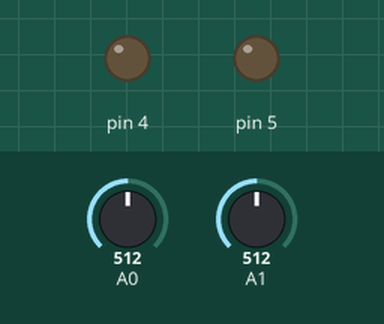
The sketch below on a simulated Arduino Uno, built with avr-gcc and run on an emulated ATmega328P. Parts: output pins drawn as LEDs (lit = HIGH). Inputs (shaded band) come from the test bench; at power-on: A0 = 512, A1 = 512.

Above: at 1.7 s.
1.8 s: A0 set to 532
3.3 s: A0 set to 557
At 3.76 s:
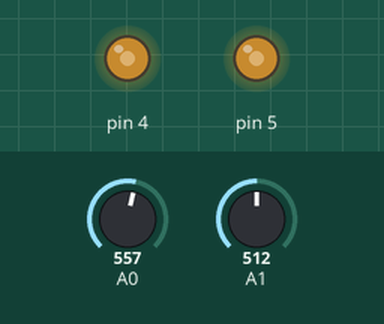
6.3 s: A1 set to 716
Timing chart, 0 to 24.6 s (numbered marks = the images above; inputs shaded):
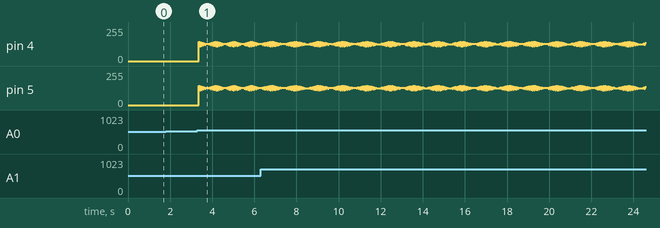

Measured:
- the behaviour switches between 548 and 549 on A0 (found by bisection; images 0 and 1)
- after the input at 1.8 s, every drawn part: stays the same

The sketch:

DCC-AutoReverser.ino
```cpp
/* A sketch to automatically control the power feed to a reversing loop on a DCC model railway.
 * Two acs712 current sensors are used to detect a short ciruit in either rail.
 * acs712 current sensors are connected to anolog pins.
 *
 * Two relays are used to switch the power feed on detection of a short.
 * Relays are connected to digital pins
 *
 * The number of analogue pins limit the number of reversing sections that can be controlled
 * An Uno's 6 analog pins can control 3 reversing sections
 * A Nano's 8 analog pins can control 4 reversing sections
 *
 * DCC is an AC signal, current can be +ve or -ve.
 * For fast detection both are tested.
 * Triggers are set for above (+ve) and below (-ve) the midpoint.
 */

const float vcc = 5.0;              // voltage on your Arduino
const int adc = 1024;               // Arduino Analog to Digital Conversion resolution (10 bit)
const float sensitivity = 0.185;    // sensetivity of ACS712 in V (185mV/A)
const float triggerCurrent = 1.0;   // trigger current to activate the reverser
#define sensorMidPoint 511          // sensor value when reading 0 amps
const byte NUMBER_OF_VALUES = 3;    // values tested before triggering

float triggerVoltage = triggerCurrent * sensitivity;        // voltage required to trigger
float triggerValue = triggerVoltage / vcc * adc;            // value change required for trigger

float highTriggerValue = sensorMidPoint + triggerValue;     // set trigger for +ve current
float lowTriggerValue =  sensorMidPoint - triggerValue;     // set trigger for -ve current

struct AutoReverse
{
  byte sensor1;       // analog input pin from acs712 first rail
  byte sensor2;       // analog input pin from acs712 second rail
  byte railA;         // pin connected to output relay for first rail
  byte railB;         // pin connected to output relay for second rail
  bool triggerReverse;
  byte sensorCounter[2];

  void setup()
  {
    pinMode(sensor1, INPUT);
    pinMode(sensor2, INPUT);
    pinMode(railA,   OUTPUT);
    pinMode(railB,   OUTPUT);
    digitalWrite(railA, LOW);      //setup relay output to their Normally Closed position
    digitalWrite(railB, LOW);      //setup relay output to their Normally Closed position

  }
  void reverseOutput()
  {
    digitalWrite(railA, !digitalRead(railA));       // toggle railA output
    digitalWrite(railB, !digitalRead(railB));       // toggle railB output
    delay(5); // wait to avoid false triggers
  }

  void  readSensor(byte sensor)
  {
    byte i;
    int sensorReading = analogRead(sensor);         // read analog signal from current sensor
    if (sensor == sensor1) i = 0;
    else i = 1;

    if ((sensorReading > highTriggerValue) || (sensorReading < lowTriggerValue)) sensorCounter[i] += 1;  // increment sensor counter
    else sensorCounter[i] = 0;                                                                           // zero sensor counter

    if (sensorCounter[i] >= NUMBER_OF_VALUES)       // check for multiple triggers
    {
      triggerReverse = true;
      sensorCounter[i] = 0;
    }
  }

  void testForShort()
  {
    triggerReverse = false;               // set trigger to false prior to reading sensors
    readSensor(sensor1);
    readSensor(sensor2);
    if (triggerReverse) reverseOutput();
  }
};

AutoReverse reversingTrack = {A0, A1, 4, 5};
//AutoReverse wye = {A2, A3, 6, 7};               // uncoment for second reverser
//AutoReverse reversingLoop = {A4, A5, 8, 9};     // uncoment for third reverser

void setup() {
  //Serial.begin(9600);
  delay(500);               // wait half a second to allow the sensers to stablize
  reversingTrack.setup();
//  wye.setup();            // uncoment for second reverser
//  reversingLoop.setup();  // uncoment for third reverser
}

void loop() {
  reversingTrack.testForShort();
//  wye.testForShort();             // uncoment for second reverser
//  reversingLoop.testForShort();   // uncoment for third reverser
//  delay(5); // slow output for testing
}
```
